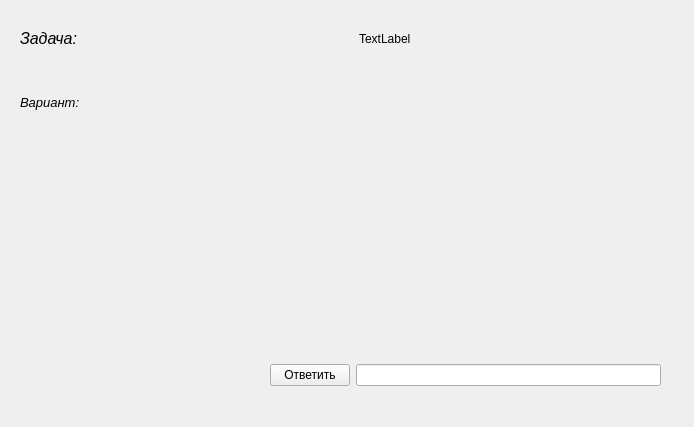
<?xml version="1.0" encoding="UTF-8"?>
<ui version="4.0">
 <class>TaskForm</class>
 <widget class="QWidget" name="TaskForm">
  <property name="geometry">
   <rect>
    <x>0</x>
    <y>0</y>
    <width>694</width>
    <height>427</height>
   </rect>
  </property>
  <property name="windowTitle">
   <string>Form</string>
  </property>
  <widget class="QWidget" name="">
   <property name="geometry">
    <rect>
     <x>270</x>
     <y>340</y>
     <width>391</width>
     <height>71</height>
    </rect>
   </property>
   <layout class="QHBoxLayout" name="horizontalLayout">
    <item>
     <widget class="QPushButton" name="pushButton">
      <property name="text">
       <string>Ответить</string>
      </property>
     </widget>
    </item>
    <item>
     <widget class="QLineEdit" name="answer_lineEdit">
      <property name="text">
       <string/>
      </property>
     </widget>
    </item>
   </layout>
  </widget>
  <widget class="QWidget" name="">
   <property name="geometry">
    <rect>
     <x>0</x>
     <y>10</y>
     <width>691</width>
     <height>121</height>
    </rect>
   </property>
   <layout class="QVBoxLayout" name="verticalLayout">
    <property name="leftMargin">
     <number>20</number>
    </property>
    <item>
     <layout class="QHBoxLayout" name="horizontalLayout_2">
      <item>
       <widget class="QLabel" name="task_label">
        <property name="text">
         <string>&lt;html&gt;&lt;head/&gt;&lt;body&gt;&lt;p&gt;&lt;span style=&quot; font-size:12pt; font-style:italic;&quot;&gt;Задача:&lt;/span&gt;&lt;/p&gt;&lt;/body&gt;&lt;/html&gt;</string>
        </property>
       </widget>
      </item>
      <item>
       <widget class="QLabel" name="tasknum_lable">
        <property name="text">
         <string>TextLabel</string>
        </property>
       </widget>
      </item>
     </layout>
    </item>
    <item>
     <widget class="QLabel" name="var_label">
      <property name="text">
       <string>&lt;html&gt;&lt;head/&gt;&lt;body&gt;&lt;p&gt;&lt;span style=&quot; font-size:10pt; font-style:italic;&quot;&gt;Вариант: &lt;/span&gt;&lt;/p&gt;&lt;/body&gt;&lt;/html&gt;</string>
      </property>
     </widget>
    </item>
   </layout>
  </widget>
 </widget>
 <resources/>
 <connections/>
</ui>
